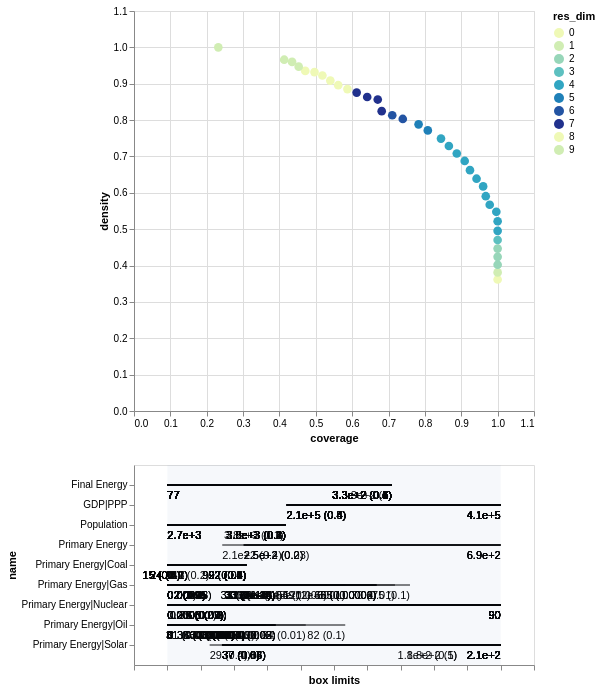

Notebook code cell kept with this figure:
### Code cell
box1.inspect_tradeoff()

### Figure 1 — Vega-Lite specification as saved in the notebook (floating-point values rounded to 4 significant figures; data arrays with more than 128 entries replaced by an {"elided": "..."} marker saying what was removed)
{"config": {"view": {"continuousWidth": 300, "continuousHeight": 300}}, "vconcat": [{"data": {"name": "data-f6a5524b985a89d57a8e6e55079bf994"}, "mark": {"type": "circle", "size": 75}, "encoding": {"color": {"field": "res_dim", "scale": {"range": ["#eff9b6", "#d0edb3", "#97d6b9", "#5dc0c0", "#31a5c2", "#1f80b8", "#2354a3", "#21318d"]}, "type": "ordinal"}, "opacity": {"condition": {"param": "param_2", "value": 1}, "value": 0.4}, "tooltip": [{"field": "id", "type": "quantitative"}, {"field": "coverage", "format": ".2", "type": "quantitative"}, {"field": "density", "format": ".2", "type": "quantitative"}, {"field": "res_dim", "type": "ordinal"}], "x": {"field": "coverage", "scale": {"domain": [0, 1.1]}, "type": "quantitative"}, "y": {"field": "density", "scale": {"domain": [0, 1.1]}, "type": "quantitative"}}, "height": 400, "name": "view_2", "width": 400}, {"layer": [{"data": {"name": "data-6a292ae0b2baadbbf2f98235dea43e9f"}, "mark": {"type": "rule"}, "encoding": {"x": {"axis": {"grid": false, "labels": false, "title": "box limits"}, "field": "x_lower", "scale": {"domain": [0, 1], "padding": 0.1}, "type": "quantitative"}, "x2": {"field": "x_upper"}, "y": {"field": "name", "scale": {"padding": 1.0}, "type": "nominal"}}, "transform": [{"calculate": "(datum.x1-datum.minimum)/(datum.maximum-datum.minimum)", "as": "x_lower"}, {"calculate": "(datum.x2-datum.minimum)/(datum.maximum-datum.minimum)", "as": "x_upper"}, {"filter": {"param": "param_2"}}]}, {"data": {"name": "data-6a292ae0b2baadbbf2f98235dea43e9f"}, "mark": {"type": "text", "align": "left", "baseline": "top", "dy": 5}, "encoding": {"text": {"field": "text", "type": "ordinal"}, "x": {"axis": {"grid": false, "labels": false, "title": "box limits"}, "field": "x_lower", "scale": {"domain": [0, 1], "padding": 0.1}, "type": "quantitative"}, "x2": {"field": "x_upper"}, "y": {"field": "name", "scale": {"padding": 1.0}, "type": "nominal"}}, "transform": [{"calculate": "(datum.x1-datum.minimum)/(datum.maximum-datum.minimum)", "as": "x_lower"}, {"calculate": "(datum.x2-datum.minimum)/(datum.maximum-datum.minimum)", "as": "x_upper"}, {"filter": {"param": "param_2"}}, {"calculate": "datum.qp_lower>0?format(datum.x1, \".2\")+\" (\"+format(datum.qp_lower, \".1~g\")+\")\" :format(datum.x1, \".2\")", "as": "text"}]}, {"data": {"name": "data-6a292ae0b2baadbbf2f98235dea43e9f"}, "mark": {"type": "text", "align": "right", "baseline": "top", "dy": 5}, "encoding": {"text": {"field": "text", "type": "ordinal"}, "x": {"field": "x_upper", "type": "quantitative"}, "x2": {"field": "x_upper"}, "y": {"field": "name", "scale": {"padding": 1.0}, "type": "nominal"}}, "transform": [{"calculate": "(datum.x1-datum.minimum)/(datum.maximum-datum.minimum)", "as": "x_lower"}, {"calculate": "(datum.x2-datum.minimum)/(datum.maximum-datum.minimum)", "as": "x_upper"}, {"filter": {"param": "param_2"}}, {"calculate": "datum.qp_upper>0?format(datum.x2, \".2\")+\" (\"+format(datum.qp_upper, \".1\")+\")\" :format(datum.x2, \".2\")", "as": "text"}]}, {"data": {"name": "data-97aefd6d737ded565dc732e63f74ecc6"}, "mark": {"type": "rect", "opacity": 0.05}, "encoding": {"x": {"field": "start", "type": "quantitative"}, "x2": {"field": "end"}}}, {"data": {"name": "data-4f53cda18c2baa0c0354bb5f9a3ecbe5"}, "mark": {"type": "point"}, "encoding": {"x": {"field": "x", "type": "quantitative"}, "y": {"field": "name", "type": "nominal"}}, "transform": [{"filter": {"param": "param_2"}}]}, {"data": {"name": "data-4f53cda18c2baa0c0354bb5f9a3ecbe5"}, "mark": {"type": "text", "align": "center", "baseline": "top", "dy": 5}, "encoding": {"text": {"field": "item", "type": "nominal"}, "x": {"field": "x", "type": "quantitative"}, "y": {"field": "name", "type": "nominal"}}, "transform": [{"filter": {"param": "param_2"}}]}], "width": 400}], "params": [{"name": "param_2", "select": {"type": "point", "fields": ["id"]}, "views": ["view_2"]}], "$schema": "https://vega.github.io/schema/vega-lite/v5.20.1.json", "datasets": {"data-f6a5524b985a89d57a8e6e55079bf994": [{"coverage": 1.0, "density": 0.3617, "id": 0, "k": 276, "mass": 1.0, "mean": 0.3617, "n": 763, "res_dim": 0}, {"coverage": 1.0, "density": 0.3812, "id": 1, "k": 276, "mass": 0.9489, "mean": 0.3812, "n": 724, "res_dim": 1}, {"coverage": 1.0, "density": 0.4023, "id": 2, "k": 276, "mass": 0.8991, "mean": 0.4023, "n": 686, "res_dim": 2}, {"coverage": 1.0, "density": 0.424, "id": 3, "k": 276, "mass": 0.8532, "mean": 0.424, "n": 651, "res_dim": 2}, {"coverage": 1.0, "density": 0.4466, "id": 4, "k": 276, "mass": 0.81, "mean": 0.4466, "n": 618, "res_dim": 2}, {"coverage": 1.0, "density": 0.4702, "id": 5, "k": 276, "mass": 0.7693, "mean": 0.4702, "n": 587, "res_dim": 3}, {"coverage": 1.0, "density": 0.4955, "id": 6, "k": 276, "mass": 0.73, "mean": 0.4955, "n": 557, "res_dim": 4}, {"coverage": 1.0, "density": 0.5217, "id": 7, "k": 276, "mass": 0.6933, "mean": 0.5217, "n": 529, "res_dim": 4}, {"coverage": 0.9964, "density": 0.5478, "id": 8, "k": 275, "mass": 0.6579, "mean": 0.5478, "n": 502, "res_dim": 4}, {"coverage": 0.9783, "density": 0.5672, "id": 9, "k": 270, "mass": 0.6239, "mean": 0.5672, "n": 476, "res_dim": 4}, {"coverage": 0.9674, "density": 0.5907, "id": 10, "k": 267, "mass": 0.5924, "mean": 0.5907, "n": 452, "res_dim": 4}, {"coverage": 0.9601, "density": 0.6177, "id": 11, "k": 265, "mass": 0.5623, "mean": 0.6177, "n": 429, "res_dim": 4}, {"coverage": 0.942, "density": 0.6388, "id": 12, "k": 260, "mass": 0.5334, "mean": 0.6388, "n": 407, "res_dim": 4}, {"coverage": 0.9239, "density": 0.6623, "id": 13, "k": 255, "mass": 0.5046, "mean": 0.6623, "n": 385, "res_dim": 4}, {"coverage": 0.9094, "density": 0.6877, "id": 14, "k": 251, "mass": 0.4784, "mean": 0.6877, "n": 365, "res_dim": 4}, {"coverage": 0.8877, "density": 0.7081, "id": 15, "k": 245, "mass": 0.4535, "mean": 0.7081, "n": 346, "res_dim": 4}, {"coverage": 0.8659, "density": 0.7287, "id": 16, "k": 239, "mass": 0.4299, "mean": 0.7287, "n": 328, "res_dim": 4}, {"coverage": 0.8442, "density": 0.7492, "id": 17, "k": 233, "mass": 0.4076, "mean": 0.7492, "n": 311, "res_dim": 4}, {"coverage": 0.808, "density": 0.7716, "id": 18, "k": 223, "mass": 0.3788, "mean": 0.7716, "n": 289, "res_dim": 5}, {"coverage": 0.7826, "density": 0.7883, "id": 19, "k": 216, "mass": 0.3591, "mean": 0.7883, "n": 274, "res_dim": 5}, {"coverage": 0.7391, "density": 0.8031, "id": 20, "k": 204, "mass": 0.3329, "mean": 0.8031, "n": 254, "res_dim": 6}, {"coverage": 0.7101, "density": 0.8133, "id": 21, "k": 196, "mass": 0.3159, "mean": 0.8133, "n": 241, "res_dim": 6}, {"coverage": 0.6812, "density": 0.8246, "id": 22, "k": 188, "mass": 0.2988, "mean": 0.8246, "n": 228, "res_dim": 7}, {"coverage": 0.6703, "density": 0.8565, "id": 23, "k": 185, "mass": 0.2831, "mean": 0.8565, "n": 216, "res_dim": 7}, {"coverage": 0.6413, "density": 0.8634, "id": 24, "k": 177, "mass": 0.2687, "mean": 0.8634, "n": 205, "res_dim": 7}, {"coverage": 0.6123, "density": 0.8756, "id": 25, "k": 169, "mass": 0.2529, "mean": 0.8756, "n": 193, "res_dim": 7}, {"coverage": 0.587, "density": 0.8852, "id": 26, "k": 162, "mass": 0.2398, "mean": 0.8852, "n": 183, "res_dim": 8}, {"coverage": 0.5616, "density": 0.896, "id": 27, "k": 155, "mass": 0.2267, "mean": 0.896, "n": 173, "res_dim": 8}, {"coverage": 0.5399, "density": 0.9085, "id": 28, "k": 149, "mass": 0.2149, "mean": 0.9085, "n": 164, "res_dim": 8}, {"coverage": 0.5181, "density": 0.9226, "id": 29, "k": 143, "mass": 0.2031, "mean": 0.9226, "n": 155, "res_dim": 8}, {"coverage": 0.4964, "density": 0.932, "id": 30, "k": 137, "mass": 0.1927, "mean": 0.932, "n": 147, "res_dim": 8}, {"coverage": 0.471, "density": 0.9353, "id": 31, "k": 130, "mass": 0.1822, "mean": 0.9353, "n": 139, "res_dim": 8}, {"coverage": 0.4529, "density": 0.947, "id": 32, "k": 125, "mass": 0.173, "mean": 0.947, "n": 132, "res_dim": 9}, {"coverage": 0.4348, "density": 0.96, "id": 33, "k": 120, "mass": 0.1638, "mean": 0.96, "n": 125, "res_dim": 9}, {"coverage": 0.413, "density": 0.9661, "id": 34, "k": 114, "mass": 0.1547, "mean": 0.9661, "n": 118, "res_dim": 9}, {"coverage": 0.2319, "density": 1.0, "id": 35, "k": 64, "mass": 0.08388, "mean": 1.0, "n": 64, "res_dim": 9}], "data-6a292ae0b2baadbbf2f98235dea43e9f": {"elided": "192 records"}, "data-97aefd6d737ded565dc732e63f74ecc6": [{"start": 0, "end": 1}], "data-4f53cda18c2baa0c0354bb5f9a3ecbe5": []}}
